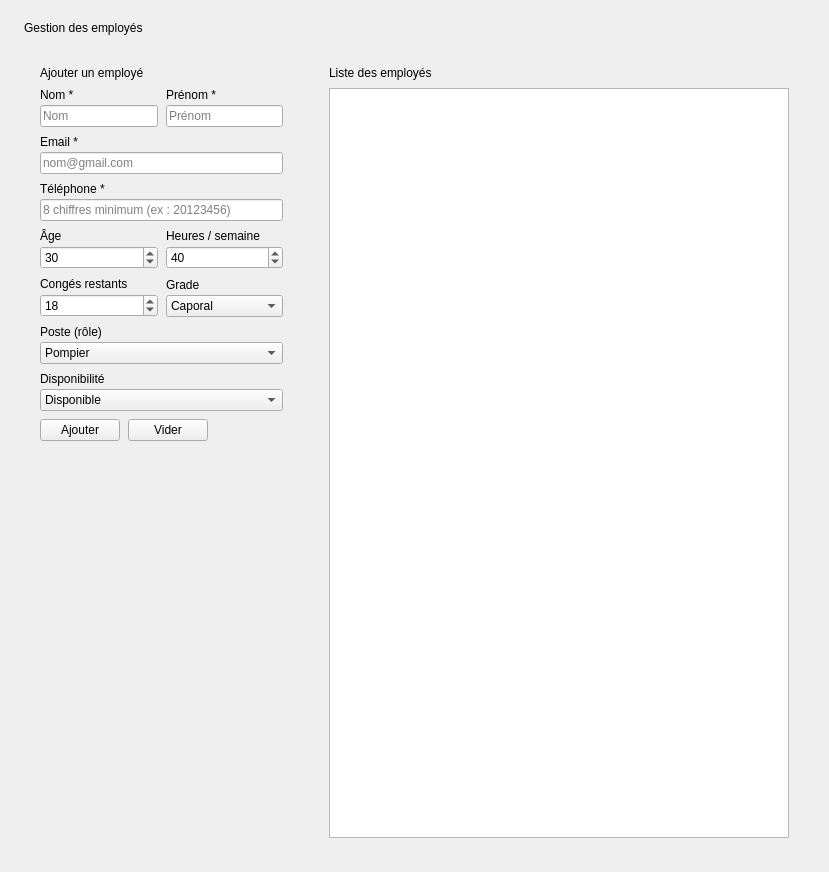
              <widget class="QWidget" name="contentEmpl">
               <property name="geometry">
                <rect>
                 <x>0</x>
                 <y>0</y>
                 <width>829</width>
                 <height>872</height>
                </rect>
               </property>
               <property name="content" stdset="0">
                <bool>true</bool>
               </property>
               <layout class="QVBoxLayout" name="lay66">
                <property name="spacing">
                 <number>14</number>
                </property>
                <property name="leftMargin">
                 <number>24</number>
                </property>
                <property name="topMargin">
                 <number>18</number>
                </property>
                <property name="rightMargin">
                 <number>24</number>
                </property>
                <property name="bottomMargin">
                 <number>18</number>
                </property>
                <item>
                 <layout class="QHBoxLayout" name="lay63">
                  <property name="spacing">
                   <number>10</number>
                  </property>
                  <item>
                   <widget class="QLabel" name="lblTitreCrudEmpl">
                    <property name="text">
                     <string>Gestion des employés</string>
                    </property>
                    <property name="h1" stdset="0">
                     <bool>true</bool>
                    </property>
                   </widget>
                  </item>
                  <item>
                   <spacer name="sp62">
                    <property name="orientation">
                     <enum>Qt::Orientation::Horizontal</enum>
                    </property>
                    <property name="sizeHint" stdset="0">
                     <size>
                      <width>20</width>
                      <height>20</height>
                     </size>
                    </property>
                   </spacer>
                  </item>
                 </layout>
                </item>
                <item>
                 <layout class="QHBoxLayout" name="lay64" stretch="0,1">
                  <property name="spacing">
                   <number>14</number>
                  </property>
                  <item>
                   <widget class="QFrame" name="frmFormEmpl">
                    <property name="minimumSize">
                     <size>
                      <width>275</width>
                      <height>0</height>
                     </size>
                    </property>
                    <property name="maximumSize">
                     <size>
                      <width>275</width>
                      <height>16777215</height>
                     </size>
                    </property>
                    <property name="panel" stdset="0">
                     <bool>true</bool>
                    </property>
                    <layout class="QVBoxLayout" name="lay44">
                     <property name="spacing">
                      <number>8</number>
                     </property>
                     <property name="leftMargin">
                      <number>16</number>
                     </property>
                     <property name="topMargin">
                      <number>14</number>
                     </property>
                     <property name="rightMargin">
                      <number>16</number>
                     </property>
                     <property name="bottomMargin">
                      <number>16</number>
                     </property>
                     <item>
                      <widget class="QLabel" name="lblTitreFormEmpl">
                       <property name="text">
                        <string>Ajouter un employé</string>
                       </property>
                       <property name="h2" stdset="0">
                        <bool>true</bool>
                       </property>
                      </widget>
                     </item>
                     <item>
                      <layout class="QHBoxLayout" name="layNomPrenomEmpl">
                       <property name="spacing">
                        <number>8</number>
                       </property>
                       <item>
                        <layout class="QVBoxLayout" name="lay29">
                         <property name="spacing">
                          <number>3</number>
                         </property>
                         <item>
                          <widget class="QLabel" name="lblNomEmpl">
                           <property name="text">
                            <string>Nom *</string>
                           </property>
                           <property name="muted" stdset="0">
                            <bool>true</bool>
                           </property>
                          </widget>
                         </item>
                         <item>
                          <widget class="QLineEdit" name="txtNomEmpl">
                           <property name="placeholderText">
                            <string>Nom</string>
                           </property>
                          </widget>
                         </item>
                        </layout>
                       </item>
                       <item>
                        <layout class="QVBoxLayout" name="layPrenomEmpl">
                         <property name="spacing">
                          <number>3</number>
                         </property>
                         <item>
                          <widget class="QLabel" name="lblPrenomEmpl">
                           <property name="text">
                            <string>Prénom *</string>
                           </property>
                           <property name="muted" stdset="0">
                            <bool>true</bool>
                           </property>
                          </widget>
                         </item>
                         <item>
                          <widget class="QLineEdit" name="txtPrenomEmpl">
                           <property name="placeholderText">
                            <string>Prénom</string>
                           </property>
                          </widget>
                         </item>
                        </layout>
                       </item>
                      </layout>
                     </item>
                     <item>
                      <layout class="QVBoxLayout" name="lay30">
                       <property name="spacing">
                        <number>3</number>
                       </property>
                       <item>
                        <widget class="QLabel" name="lblEmailEmpl">
                         <property name="text">
                          <string>Email *</string>
                         </property>
                         <property name="muted" stdset="0">
                          <bool>true</bool>
                         </property>
                        </widget>
                       </item>
                       <item>
                        <widget class="QLineEdit" name="txtEmailEmpl">
                         <property name="placeholderText">
                          <string>nom@gmail.com</string>
                         </property>
                        </widget>
                       </item>
                      </layout>
                     </item>
                     <item>
                      <layout class="QVBoxLayout" name="lay31">
                       <property name="spacing">
                        <number>3</number>
                       </property>
                       <item>
                        <widget class="QLabel" name="lblTelEmpl">
                         <property name="text">
                          <string>Téléphone *</string>
                         </property>
                         <property name="muted" stdset="0">
                          <bool>true</bool>
                         </property>
                        </widget>
                       </item>
                       <item>
                        <widget class="QLineEdit" name="txtTelEmpl">
                         <property name="placeholderText">
                          <string>8 chiffres minimum (ex : 20123456)</string>
                         </property>
                        </widget>
                       </item>
                      </layout>
                     </item>
                     <item>
                      <layout class="QHBoxLayout" name="lay34">
                       <property name="spacing">
                        <number>8</number>
                       </property>
                       <item>
                        <layout class="QVBoxLayout" name="lay32">
                         <property name="spacing">
                          <number>3</number>
                         </property>
                         <item>
                          <widget class="QLabel" name="lblAgeEmpl">
                           <property name="text">
                            <string>Âge</string>
                           </property>
                           <property name="muted" stdset="0">
                            <bool>true</bool>
                           </property>
                          </widget>
                         </item>
                         <item>
                          <widget class="QSpinBox" name="spnAgeEmpl">
                           <property name="minimum">
                            <number>18</number>
                           </property>
                           <property name="maximum">
                            <number>70</number>
                           </property>
                           <property name="value">
                            <number>30</number>
                           </property>
                          </widget>
                         </item>
                        </layout>
                       </item>
                       <item>
                        <layout class="QVBoxLayout" name="lay33">
                         <property name="spacing">
                          <number>3</number>
                         </property>
                         <item>
                          <widget class="QLabel" name="lblHeuresEmpl">
                           <property name="text">
                            <string>Heures / semaine</string>
                           </property>
                           <property name="muted" stdset="0">
                            <bool>true</bool>
                           </property>
                          </widget>
                         </item>
                         <item>
                          <widget class="QSpinBox" name="spnHeuresEmpl">
                           <property name="minimum">
                            <number>0</number>
                           </property>
                           <property name="maximum">
                            <number>100</number>
                           </property>
                           <property name="value">
                            <number>40</number>
                           </property>
                          </widget>
                         </item>
                        </layout>
                       </item>
                      </layout>
                     </item>
                     <item>
                      <layout class="QHBoxLayout" name="lay37">
                       <property name="spacing">
                        <number>8</number>
                       </property>
                       <item>
                        <layout class="QVBoxLayout" name="lay35">
                         <property name="spacing">
                          <number>3</number>
                         </property>
                         <item>
                          <widget class="QLabel" name="lblCongesEmpl">
                           <property name="text">
                            <string>Congés restants</string>
                           </property>
                           <property name="muted" stdset="0">
                            <bool>true</bool>
                           </property>
                          </widget>
                         </item>
                         <item>
                          <widget class="QSpinBox" name="spnCongesEmpl">
                           <property name="minimum">
                            <number>0</number>
                           </property>
                           <property name="maximum">
                            <number>60</number>
                           </property>
                           <property name="value">
                            <number>18</number>
                           </property>
                          </widget>
                         </item>
                        </layout>
                       </item>
                       <item>
                        <layout class="QVBoxLayout" name="lay36">
                         <property name="spacing">
                          <number>3</number>
                         </property>
                         <item>
                          <widget class="QLabel" name="lblGradeEmpl">
                           <property name="text">
                            <string>Grade</string>
                           </property>
                           <property name="muted" stdset="0">
                            <bool>true</bool>
                           </property>
                          </widget>
                         </item>
                         <item>
                          <widget class="QComboBox" name="cmbGradeEmpl">
                           <item>
                            <property name="text">
                             <string>Caporal</string>
                            </property>
                           </item>
                           <item>
                            <property name="text">
                             <string>Sergent</string>
                            </property>
                           </item>
                           <item>
                            <property name="text">
                             <string>Lieutenant</string>
                            </property>
                           </item>
                           <item>
                            <property name="text">
                             <string>Capitaine</string>
                            </property>
                           </item>
                          </widget>
                         </item>
                        </layout>
                       </item>
                      </layout>
                     </item>
                     <item>
                      <layout class="QVBoxLayout" name="lay38">
                       <property name="spacing">
                        <number>3</number>
                       </property>
                       <item>
                        <widget class="QLabel" name="lblPosteEmpl">
                         <property name="text">
                          <string>Poste (rôle)</string>
                         </property>
                         <property name="muted" stdset="0">
                          <bool>true</bool>
                         </property>
                        </widget>
                       </item>
                       <item>
                        <widget class="QComboBox" name="cmbPosteEmpl">
                         <item>
                          <property name="text">
                           <string>Pompier</string>
                          </property>
                         </item>
                         <item>
                          <property name="text">
                           <string>Chef d'équipe</string>
                          </property>
                         </item>
                         <item>
                          <property name="text">
                           <string>Chef de caserne</string>
                          </property>
                         </item>
                         <item>
                          <property name="text">
                           <string>Opérateur de dispatch</string>
                          </property>
                         </item>
                         <item>
                          <property name="text">
                           <string>Administrateur</string>
                          </property>
                         </item>
                         <item>
                          <property name="text">
                           <string>Magasinier</string>
                          </property>
                         </item>
                        </widget>
                       </item>
                      </layout>
                     </item>
                     <item>
                      <layout class="QVBoxLayout" name="lay39">
                       <property name="spacing">
                        <number>3</number>
                       </property>
                       <item>
                        <widget class="QLabel" name="lblDispoEmpl">
                         <property name="text">
                          <string>Disponibilité</string>
                         </property>
                         <property name="muted" stdset="0">
                          <bool>true</bool>
                         </property>
                        </widget>
                       </item>
                       <item>
                        <widget class="QComboBox" name="cmbDispoEmpl">
                         <item>
                          <property name="text">
                           <string>Disponible</string>
                          </property>
                         </item>
                         <item>
                          <property name="text">
                           <string>En intervention</string>
                          </property>
                         </item>
                         <item>
                          <property name="text">
                           <string>Indisponible</string>
                          </property>
                         </item>
                        </widget>
                       </item>
                      </layout>
                     </item>
                     <item>
                      <layout class="QHBoxLayout" name="lay42">
                       <property name="spacing">
                        <number>8</number>
                       </property>
                       <item>
                        <widget class="QPushButton" name="btnAjouterEmpl">
                         <property name="text">
                          <string>Ajouter</string>
                         </property>
                         <property name="primary" stdset="0">
                          <bool>true</bool>
                         </property>
                        </widget>
                       </item>
                       <item>
                        <widget class="QPushButton" name="btnViderEmpl">
                         <property name="text">
                          <string>Vider</string>
                         </property>
                        </widget>
                       </item>
                       <item>
                        <spacer name="sp41">
                         <property name="orientation">
                          <enum>Qt::Orientation::Horizontal</enum>
                         </property>
                         <property name="sizeHint" stdset="0">
                          <size>
                           <width>20</width>
                           <height>20</height>
                          </size>
                         </property>
                        </spacer>
                       </item>
                      </layout>
                     </item>
                     <item>
                      <spacer name="sp43">
                       <property name="orientation">
                        <enum>Qt::Orientation::Vertical</enum>
                       </property>
                       <property name="sizeHint" stdset="0">
                        <size>
                         <width>20</width>
                         <height>20</height>
                        </size>
                       </property>
                      </spacer>
                     </item>
                    </layout>
                   </widget>
                  </item>
                  <item>
                   <widget class="QFrame" name="frmListeEmpl">
                    <property name="panel" stdset="0">
                     <bool>true</bool>
                    </property>
                    <layout class="QVBoxLayout" name="lay46">
                     <property name="spacing">
                      <number>8</number>
                     </property>
                     <property name="leftMargin">
                      <number>16</number>
                     </property>
                     <property name="topMargin">
                      <number>14</number>
                     </property>
                     <property name="rightMargin">
                      <number>16</number>
                     </property>
                     <property name="bottomMargin">
                      <number>16</number>
                     </property>
                     <item>
                      <widget class="QLabel" name="lblTitreListeEmpl">
                       <property name="text">
                        <string>Liste des employés</string>
                       </property>
                       <property name="h2" stdset="0">
                        <bool>true</bool>
                       </property>
                      </widget>
                     </item>
                     <item>
                      <widget class="QTableWidget" name="tblEmpl">
                       <property name="minimumSize">
                        <size>
                         <width>300</width>
                         <height>330</height>
                        </size>
                       </property>
                      </widget>
                     </item>
                    </layout>
                   </widget>
                  </item>
                 </layout>
                </item>
               </layout>
              </widget>
